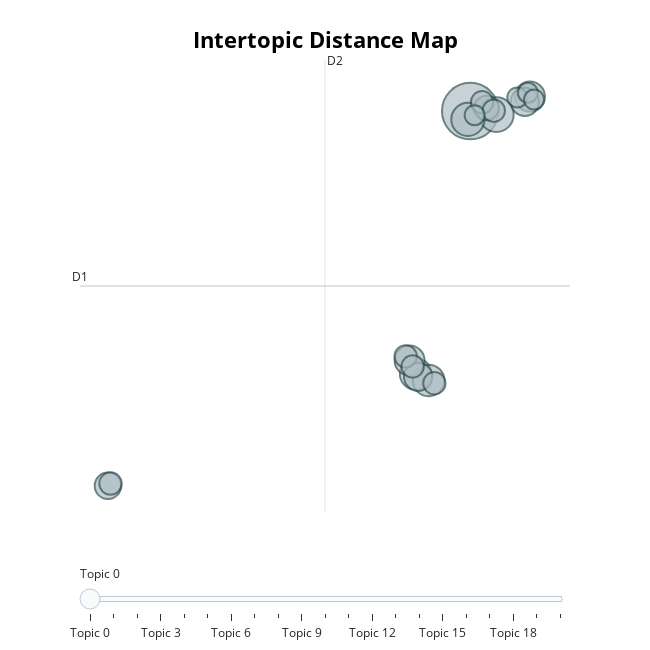

The notebook cell saved with this chart:
### Code cell
# run this cell to visualize the topics
viz_topics = topic_model.visualize_topics()

#save topic visualizations to output
viz_topics.write_html("outputs/BERTopic_topics_viz.html")
viz_topics

### Figure 1 — Plotly figure (JSON) as saved in the notebook; plotly's stock layout.template omitted (floating-point values rounded to 4 significant figures)
{"data": [{"customdata": [[0, "states | government | united | congress | public", 32], [1, "government | united | states | department | congress", 12], [2, "government | public | work | congress | great", 11], [3, "world | peace | nations | soviet | economic", 10], [4, "world | american | america | president | people", 10], [5, "states | government | united | constitution | congress", 9], [6, "america | people | americans | american | tonight", 9], [7, "government | states | law | united | gold", 8], [8, "national | federal | government | public | congress", 8], [9, "new | world | people | american | help", 7], [10, "government | public | states | subject | general", 6], [11, "people | world | health | new | american", 5], [12, "america | iraq | terrorists | security | terror", 5], [13, "bank | public | states | government | country", 5], [14, "government | shall | congress | world | islands", 5], [15, "federal | tax | people | america | budget", 5], [16, "states | congress | government | public | united", 5], [17, "states | government | united | law | statute", 4], [18, "government | states | united | year | congress", 4], [19, "states | government | united | constitution | congress", 4], [20, "information | provision | public | united | proper", 4]], "hovertemplate": "<b>Topic %{customdata[0]}</b><br>%{customdata[1]}<br>Size: %{customdata[2]}", "legendgroup": "", "marker": {"color": "#B0BEC5", "line": {"color": "DarkSlateGrey", "width": 2}, "size": [32, 12, 11, 10, 10, 9, 9, 8, 8, 7, 6, 5, 5, 5, 5, 5, 5, 4, 4, 4, 4], "sizemode": "area", "sizeref": 0.02, "symbol": "circle"}, "mode": "markers", "name": "", "orientation": "v", "showlegend": false, "type": "scatter", "x": [10.39, 11.93, 10.25, 7.167, 7.929, 13.91, 6.809, 13.61, 7.313, -10.98, 11.35, 6.576, 6.986, 11.08, 8.268, -10.83, 11.77, 13.16, 13.79, 10.65, 14.15], "xaxis": "x", "y": [12.98, 12.75, 12.44, -4.082, -4.507, 13.92, -3.215, 13.58, -4.269, -11.35, 13.19, -2.947, -3.601, 13.55, -4.689, -11.2, 13.0, 13.86, 14.17, 12.71, 13.73], "yaxis": "y"}], "layout": {"annotations": [{"showarrow": false, "text": "D1", "x": -12.63, "y": 1.624, "yshift": 10}, {"showarrow": false, "text": "D2", "x": 1.818, "xshift": 10, "y": 16.3}], "height": 650, "hoverlabel": {"bgcolor": "white", "font": {"family": "Rockwell", "size": 16}}, "legend": {"itemsizing": "constant", "tracegroupgap": 0}, "margin": {"t": 60}, "shapes": [{"line": {"color": "#CFD8DC", "width": 2}, "type": "line", "x0": 1.818, "x1": 1.818, "y0": -13.05, "y1": 16.3}, {"line": {"color": "#9E9E9E", "width": 2}, "type": "line", "x0": -12.63, "x1": 16.27, "y0": 1.624, "y1": 1.624}], "sliders": [{"active": 0, "pad": {"t": 50}, "steps": [{"args": [{"marker.color": [["red", "#B0BEC5", "#B0BEC5", "#B0BEC5", "#B0BEC5", "#B0BEC5", "#B0BEC5", "#B0BEC5", "#B0BEC5", "#B0BEC5", "#B0BEC5", "#B0BEC5", "#B0BEC5", "#B0BEC5", "#B0BEC5", "#B0BEC5", "#B0BEC5", "#B0BEC5", "#B0BEC5", "#B0BEC5", "#B0BEC5"]]}], "label": "Topic 0", "method": "update"}, {"args": [{"marker.color": [["#B0BEC5", "red", "#B0BEC5", "#B0BEC5", "#B0BEC5", "#B0BEC5", "#B0BEC5", "#B0BEC5", "#B0BEC5", "#B0BEC5", "#B0BEC5", "#B0BEC5", "#B0BEC5", "#B0BEC5", "#B0BEC5", "#B0BEC5", "#B0BEC5", "#B0BEC5", "#B0BEC5", "#B0BEC5", "#B0BEC5"]]}], "label": "Topic 1", "method": "update"}, {"args": [{"marker.color": [["#B0BEC5", "#B0BEC5", "red", "#B0BEC5", "#B0BEC5", "#B0BEC5", "#B0BEC5", "#B0BEC5", "#B0BEC5", "#B0BEC5", "#B0BEC5", "#B0BEC5", "#B0BEC5", "#B0BEC5", "#B0BEC5", "#B0BEC5", "#B0BEC5", "#B0BEC5", "#B0BEC5", "#B0BEC5", "#B0BEC5"]]}], "label": "Topic 2", "method": "update"}, {"args": [{"marker.color": [["#B0BEC5", "#B0BEC5", "#B0BEC5", "red", "#B0BEC5", "#B0BEC5", "#B0BEC5", "#B0BEC5", "#B0BEC5", "#B0BEC5", "#B0BEC5", "#B0BEC5", "#B0BEC5", "#B0BEC5", "#B0BEC5", "#B0BEC5", "#B0BEC5", "#B0BEC5", "#B0BEC5", "#B0BEC5", "#B0BEC5"]]}], "label": "Topic 3", "method": "update"}, {"args": [{"marker.color": [["#B0BEC5", "#B0BEC5", "#B0BEC5", "#B0BEC5", "red", "#B0BEC5", "#B0BEC5", "#B0BEC5", "#B0BEC5", "#B0BEC5", "#B0BEC5", "#B0BEC5", "#B0BEC5", "#B0BEC5", "#B0BEC5", "#B0BEC5", "#B0BEC5", "#B0BEC5", "#B0BEC5", "#B0BEC5", "#B0BEC5"]]}], "label": "Topic 4", "method": "update"}, {"args": [{"marker.color": [["#B0BEC5", "#B0BEC5", "#B0BEC5", "#B0BEC5", "#B0BEC5", "red", "#B0BEC5", "#B0BEC5", "#B0BEC5", "#B0BEC5", "#B0BEC5", "#B0BEC5", "#B0BEC5", "#B0BEC5", "#B0BEC5", "#B0BEC5", "#B0BEC5", "#B0BEC5", "#B0BEC5", "#B0BEC5", "#B0BEC5"]]}], "label": "Topic 5", "method": "update"}, {"args": [{"marker.color": [["#B0BEC5", "#B0BEC5", "#B0BEC5", "#B0BEC5", "#B0BEC5", "#B0BEC5", "red", "#B0BEC5", "#B0BEC5", "#B0BEC5", "#B0BEC5", "#B0BEC5", "#B0BEC5", "#B0BEC5", "#B0BEC5", "#B0BEC5", "#B0BEC5", "#B0BEC5", "#B0BEC5", "#B0BEC5", "#B0BEC5"]]}], "label": "Topic 6", "method": "update"}, {"args": [{"marker.color": [["#B0BEC5", "#B0BEC5", "#B0BEC5", "#B0BEC5", "#B0BEC5", "#B0BEC5", "#B0BEC5", "red", "#B0BEC5", "#B0BEC5", "#B0BEC5", "#B0BEC5", "#B0BEC5", "#B0BEC5", "#B0BEC5", "#B0BEC5", "#B0BEC5", "#B0BEC5", "#B0BEC5", "#B0BEC5", "#B0BEC5"]]}], "label": "Topic 7", "method": "update"}, {"args": [{"marker.color": [["#B0BEC5", "#B0BEC5", "#B0BEC5", "#B0BEC5", "#B0BEC5", "#B0BEC5", "#B0BEC5", "#B0BEC5", "red", "#B0BEC5", "#B0BEC5", "#B0BEC5", "#B0BEC5", "#B0BEC5", "#B0BEC5", "#B0BEC5", "#B0BEC5", "#B0BEC5", "#B0BEC5", "#B0BEC5", "#B0BEC5"]]}], "label": "Topic 8", "method": "update"}, {"args": [{"marker.color": [["#B0BEC5", "#B0BEC5", "#B0BEC5", "#B0BEC5", "#B0BEC5", "#B0BEC5", "#B0BEC5", "#B0BEC5", "#B0BEC5", "red", "#B0BEC5", "#B0BEC5", "#B0BEC5", "#B0BEC5", "#B0BEC5", "#B0BEC5", "#B0BEC5", "#B0BEC5", "#B0BEC5", "#B0BEC5", "#B0BEC5"]]}], "label": "Topic 9", "method": "update"}, {"args": [{"marker.color": [["#B0BEC5", "#B0BEC5", "#B0BEC5", "#B0BEC5", "#B0BEC5", "#B0BEC5", "#B0BEC5", "#B0BEC5", "#B0BEC5", "#B0BEC5", "red", "#B0BEC5", "#B0BEC5", "#B0BEC5", "#B0BEC5", "#B0BEC5", "#B0BEC5", "#B0BEC5", "#B0BEC5", "#B0BEC5", "#B0BEC5"]]}], "label": "Topic 10", "method": "update"}, {"args": [{"marker.color": [["#B0BEC5", "#B0BEC5", "#B0BEC5", "#B0BEC5", "#B0BEC5", "#B0BEC5", "#B0BEC5", "#B0BEC5", "#B0BEC5", "#B0BEC5", "#B0BEC5", "red", "#B0BEC5", "#B0BEC5", "#B0BEC5", "#B0BEC5", "#B0BEC5", "#B0BEC5", "#B0BEC5", "#B0BEC5", "#B0BEC5"]]}], "label": "Topic 11", "method": "update"}, {"args": [{"marker.color": [["#B0BEC5", "#B0BEC5", "#B0BEC5", "#B0BEC5", "#B0BEC5", "#B0BEC5", "#B0BEC5", "#B0BEC5", "#B0BEC5", "#B0BEC5", "#B0BEC5", "#B0BEC5", "red", "#B0BEC5", "#B0BEC5", "#B0BEC5", "#B0BEC5", "#B0BEC5", "#B0BEC5", "#B0BEC5", "#B0BEC5"]]}], "label": "Topic 12", "method": "update"}, {"args": [{"marker.color": [["#B0BEC5", "#B0BEC5", "#B0BEC5", "#B0BEC5", "#B0BEC5", "#B0BEC5", "#B0BEC5", "#B0BEC5", "#B0BEC5", "#B0BEC5", "#B0BEC5", "#B0BEC5", "#B0BEC5", "red", "#B0BEC5", "#B0BEC5", "#B0BEC5", "#B0BEC5", "#B0BEC5", "#B0BEC5", "#B0BEC5"]]}], "label": "Topic 13", "method": "update"}, {"args": [{"marker.color": [["#B0BEC5", "#B0BEC5", "#B0BEC5", "#B0BEC5", "#B0BEC5", "#B0BEC5", "#B0BEC5", "#B0BEC5", "#B0BEC5", "#B0BEC5", "#B0BEC5", "#B0BEC5", "#B0BEC5", "#B0BEC5", "red", "#B0BEC5", "#B0BEC5", "#B0BEC5", "#B0BEC5", "#B0BEC5", "#B0BEC5"]]}], "label": "Topic 14", "method": "update"}, {"args": [{"marker.color": [["#B0BEC5", "#B0BEC5", "#B0BEC5", "#B0BEC5", "#B0BEC5", "#B0BEC5", "#B0BEC5", "#B0BEC5", "#B0BEC5", "#B0BEC5", "#B0BEC5", "#B0BEC5", "#B0BEC5", "#B0BEC5", "#B0BEC5", "red", "#B0BEC5", "#B0BEC5", "#B0BEC5", "#B0BEC5", "#B0BEC5"]]}], "label": "Topic 15", "method": "update"}, {"args": [{"marker.color": [["#B0BEC5", "#B0BEC5", "#B0BEC5", "#B0BEC5", "#B0BEC5", "#B0BEC5", "#B0BEC5", "#B0BEC5", "#B0BEC5", "#B0BEC5", "#B0BEC5", "#B0BEC5", "#B0BEC5", "#B0BEC5", "#B0BEC5", "#B0BEC5", "red", "#B0BEC5", "#B0BEC5", "#B0BEC5", "#B0BEC5"]]}], "label": "Topic 16", "method": "update"}, {"args": [{"marker.color": [["#B0BEC5", "#B0BEC5", "#B0BEC5", "#B0BEC5", "#B0BEC5", "#B0BEC5", "#B0BEC5", "#B0BEC5", "#B0BEC5", "#B0BEC5", "#B0BEC5", "#B0BEC5", "#B0BEC5", "#B0BEC5", "#B0BEC5", "#B0BEC5", "#B0BEC5", "red", "#B0BEC5", "#B0BEC5", "#B0BEC5"]]}], "label": "Topic 17", "method": "update"}, {"args": [{"marker.color": [["#B0BEC5", "#B0BEC5", "#B0BEC5", "#B0BEC5", "#B0BEC5", "#B0BEC5", "#B0BEC5", "#B0BEC5", "#B0BEC5", "#B0BEC5", "#B0BEC5", "#B0BEC5", "#B0BEC5", "#B0BEC5", "#B0BEC5", "#B0BEC5", "#B0BEC5", "#B0BEC5", "red", "#B0BEC5", "#B0BEC5"]]}], "label": "Topic 18", "method": "update"}, {"args": [{"marker.color": [["#B0BEC5", "#B0BEC5", "#B0BEC5", "#B0BEC5", "#B0BEC5", "#B0BEC5", "#B0BEC5", "#B0BEC5", "#B0BEC5", "#B0BEC5", "#B0BEC5", "#B0BEC5", "#B0BEC5", "#B0BEC5", "#B0BEC5", "#B0BEC5", "#B0BEC5", "#B0BEC5", "#B0BEC5", "red", "#B0BEC5"]]}], "label": "Topic 19", "method": "update"}, {"args": [{"marker.color": [["#B0BEC5", "#B0BEC5", "#B0BEC5", "#B0BEC5", "#B0BEC5", "#B0BEC5", "#B0BEC5", "#B0BEC5", "#B0BEC5", "#B0BEC5", "#B0BEC5", "#B0BEC5", "#B0BEC5", "#B0BEC5", "#B0BEC5", "#B0BEC5", "#B0BEC5", "#B0BEC5", "#B0BEC5", "#B0BEC5", "red"]]}], "label": "Topic 20", "method": "update"}]}], "title": {"font": {"color": "Black", "size": 22}, "text": "<b>Intertopic Distance Map</b>", "x": 0.5, "xanchor": "center", "y": 0.95, "yanchor": "top"}, "width": 650, "xaxis": {"anchor": "y", "domain": [0, 1], "range": [-12.63, 16.27], "title": {"text": ""}, "visible": false}, "yaxis": {"anchor": "x", "domain": [0, 1], "range": [-13.05, 16.3], "title": {"text": ""}, "visible": false}}}
